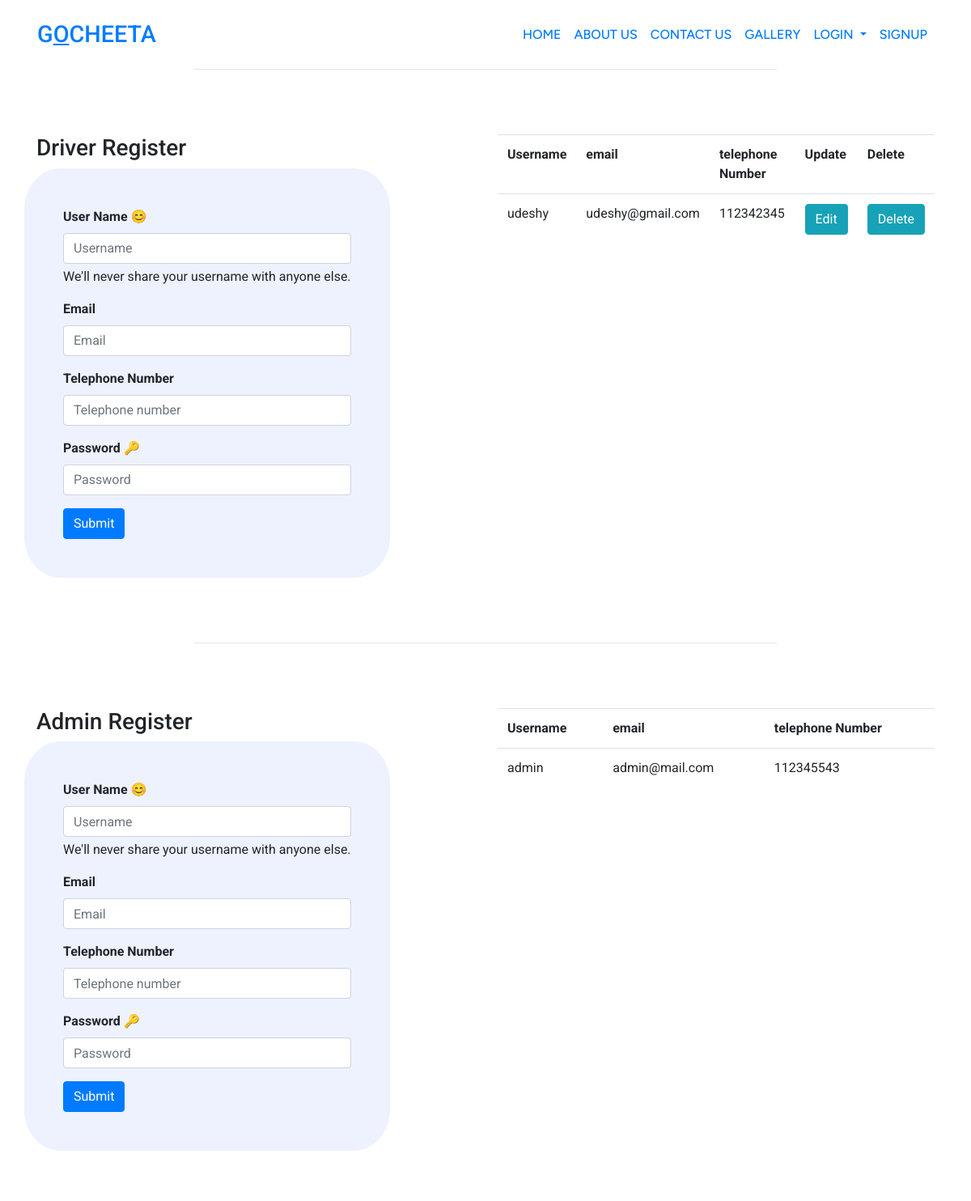
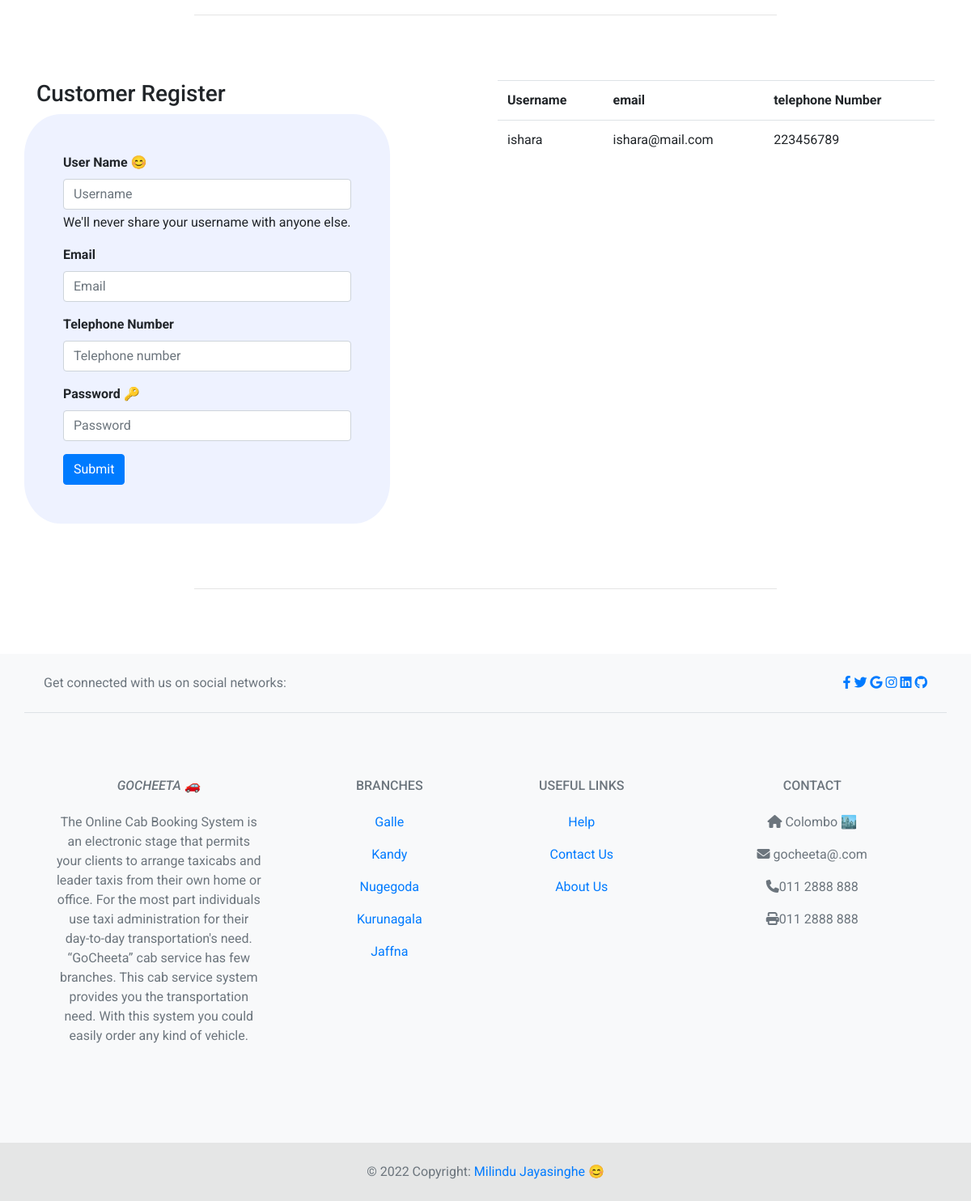
The page /view/adminPage.php on the database its author committed (2 pictures, top to bottom).
### tables this page shows
CREATE TABLE `driver` (
  `driver_id` int(5) UNSIGNED ZEROFILL NOT NULL,
  `username` varchar(50) NOT NULL,
  `email` varchar(50) NOT NULL,
  `telephone_number` int(10) NOT NULL,
  `password` varchar(100) NOT NULL
);

CREATE TABLE `customers` (
  `customer_id` int(5) UNSIGNED ZEROFILL NOT NULL,
  `username` varchar(50) NOT NULL,
  `email` varchar(50) NOT NULL,
  `telephone_number` int(10) NOT NULL,
  `password` varchar(100) NOT NULL
);

### model/driverModel.php (called while the page is built, shortened)
<?php
class Driver
{
    private $conn;
    public function __construct($conn)
    {
        $this->conn = $conn;
    }
    protected function getAllDrivers()
    {
        $sql = "SELECT * FROM driver;";
        $result = $this->conn->query($sql);
        return $result;
    }
    public function readAllDrivers()
    {
        $result = $this->getAllDrivers();
        return $result;
    }
}

### view/adminPage.php (the view, shortened to what this page needs)
<?php include('navbar.php');
include '../model/driverModel.php';
$driver_object = new Driver($conn);
$getDrivers = $driver_object->readAllDrivers();
require_once("../config/Database.php");
?>
<hr>
<section class="driverregister container ">
    <div class="row">
        <div class="col-6">
            <h3>Driver Register</h3>
            <div class="row">
                <form style="background-color:#EEF2FF;border-radius:10%;" action="../controller/driverController.php?type=addNewDriver" method="post" class="p-5">
                    <div class="mb-3">
                        <label for="username" class="form-label"><b>User Name 😊</b></label>
                        <input type="text" class="form-control" name="driverName" aria-describedby="username" placeholder="Username" required>
                        <div id="username" class="form-text">We'll never share your username with anyone else.</div>
                    </div>
                    <div class="mb-3">
                        <label for="email" class="form-label"><b>Email</b></label>
                        <input type="email" class="form-control" name="driverEmail" aria-describedby="email" placeholder="Email" required>
                    </div>
                    <div class="mb-3">
                        <label for="telephone" class="form-label"><b>Telephone Number</b></label>
                        <input type="text" class="form-control" name="driverTelephone" aria-describedby="telephone" placeholder="Telephone number" required>
                    </div>
                    <div class="mb-3">
                        <label for="password" class="form-label"><b>Password 🔑</b></label>
                        <input type="password" class="form-control" name="driverPassword" required placeholder="Password">
                    </div>
                    <button type="submit" class="btn btn-primary">Submit</button>
                </form>
            </div>
        </div>
        <div class="col-6">
            <table class="table">
                <tr>
                    <th>Username</th>
                    <th>email</th>
                    <th>telephone Number</th>
                    <th>Update</th>
                    <th>Delete</th>
                </tr>
                <?php
                while ($row = $getDrivers->fetch_assoc()) { ?>
                    <tr>
                        <td><?php echo $row['username']; ?></td>
                        <td><?php echo $row['email']; ?></td>
                        <td><?php echo $row['telephone_number']; ?></td>
                        <td><a href="edit_driver.php?driverId=<?php echo base64_encode($row["driver_id"]); ?>" class="btn btn-info">Edit</a> &nbsp;</td>
                        <td><a href="../controller/driverController.php?type=deleteDriver&driverId=<?php echo base64_encode($row["driver_id"]); ?>" class="btn btn-info">Delete</a> &nbsp;</td>
                    </tr>
                <?php } ?>
            </table>
        </div>
    </div>
</section>
<hr>
<section class="adminregister container ">
    <div class="row">
        <div class="col-6">
            <h3>Admin Register</h3>
            <div class="row">
                <form style="background-color:#EEF2FF;border-radius:10%;" action="../controller/adminController.php?type=addNewAdmin" method="post" class="p-5">
                    <div class="mb-3">
                        <label for="username" class="form-label"><b>User Name 😊</b></label>
                        <input type="text" class="form-control" name="adminName" aria-describedby="username" placeholder="Username" required>
                        <div id="username" class="form-text">We'll never share your username with anyone else.</div>
                    </div>
                    <div class="mb-3">
                        <label for="email" class="form-label"><b>Email</b></label>
                        <input type="email" class="form-control" name="adminEmail" aria-describedby="email" placeholder="Email" required>
                    </div>
                    <div class="mb-3">
                        <label for="telephone" class="form-label"><b>Telephone Number</b></label>
                        <input type="text" class="form-control" name="adminTelephone" aria-describedby="telephone" placeholder="Telephone number" required>
                    </div>
                    <div class="mb-3">
                        <label for="password" class="form-label"><b>Password 🔑</b></label>
                        <input type="password" class="form-control" name="adminPassword" required placeholder="Password">
                    </div>
                    <button type="submit" class="btn btn-primary">Submit</button>
                </form>
            </div>
        </div>
        <div class="col-6">
            <table class="table">
                <tr>
                    <th>Username</th>
                    <th>email</th>
                    <th>telephone Number</th>
                </tr>
                <?php
                $sql = "SELECT * FROM admin;";
                $result = $conn->query($sql);
                if ($result->num_rows > 0) {
                    while ($row = $result->fetch_assoc()) {
                        echo "<tr><td>" . $row["username"]  . "</td><td>" . $row["email"] . "</td><td>" . $row["telephone_number"] . "</td><tr>";
                    }
                } else {
                    echo "no result";
                }
                ?>
            </table>
        </div>
    </div>
</section>
<hr>
<section class="customerregister container ">
    <div class="row">
        <div class="col-6">
            <h3>Customer Register</h3>
            <div class="row">
                <form style="background-color:#EEF2FF;border-radius:10%;" action="../controller/customerController.php?type=addNewCustomer" method="post" class="p-5">
                    <div class="mb-3">
                        <label for="username" class="form-label"><b>User Name 😊</b></label>
                        <input type="text" class="form-control" name="username" aria-describedby="username" placeholder="Username" required>
                        <div id="username" class="form-text">We'll never share your username with anyone else.</div>
                    </div>
                    <div class="mb-3">
                        <label for="email" class="form-label"><b>Email</b></label>
                        <input type="email" class="form-control" name="email" aria-describedby="email" placeholder="Email" required>
                    </div>
                    <div class="mb-3">
                        <label for="telephone" class="form-label"><b>Telephone Number</b></label>
                        <input type="text" class="form-control" name="telephone" aria-describedby="telephone" placeholder="Telephone number" required>
                    </div>
                    <div class="mb-3">
                        <label for="password" class="form-label"><b>Password 🔑</b></label>
                        <input type="password" class="form-control" name="password" required placeholder="Password">
                    </div>
                    <button type="submit" class="btn btn-primary">Submit</button>
                </form>
            </div>
        </div>
        <div class="col-6">
            <table class="table">
                <tr>
                    <th>Username</th>
                    <th>email</th>
                    <th>telephone Number</th>
                </tr>
                <?php
                $sql = "SELECT * FROM customers;";
                $result = $conn->query($sql);
                if ($result->num_rows > 0) {
                    while ($row = $result->fetch_assoc()) {
                        echo "<tr><td>" . $row["username"]  . "</td><td>" . $row["email"] . "</td><td>" . $row["telephone_number"] . "</td><tr>";
                    }
                } else {
                    echo "no result";
                }
                ?>
            </table>
        </div>
    </div>
</section>
<hr>
<?php include('footer.php') ?>

### view/navbar.php (shortened to what this page needs)
<!DOCTYPE html>
<html lang="en">
<head>
    <link rel="stylesheet" href="https://stackpath.bootstrapcdn.com/bootstrap/4.1.3/css/bootstrap.min.css">
    <link rel="stylesheet" href="https://cdnjs.cloudflare.com/ajax/libs/font-awesome/6.1.1/css/all.min.css">
    <link rel="stylesheet" href="https://unpkg.com/leaflet@1.7.1/dist/leaflet.css" />
    <link rel="stylesheet" href="../css/style.css">
</head>
<body>
    <nav id="mainNavbar" class="navbar navbar-expand-md py-3 container">
        <a href="#" class="navbar-brand">G<span class="">O</span>CHEETA</a>
        <div class="collapse navbar-collapse" id="navLinks">
            <ul class="navbar-nav ml-auto">
                <li class="nav-item">
                    <a href="home.php" class="nav-link">HOME</a>
                </li>
                <li class="nav-item">
                    <a href="aboutUs.php" class="nav-link">ABOUT US</a>
                </li>
                <li class="nav-item">
                    <a href="contactUs.php" class="nav-link">CONTACT US</a>
                </li>
                <li class="nav-item">
                    <a href="Gallery.php" class="nav-link">GALLERY</a>
                </li>
                <li class="nav-item dropdown">
                    <a class="nav-link dropdown-toggle" href="#" id="navbarDropdown" role="button" data-toggle="dropdown" aria-haspopup="true" aria-expanded="false">
                        LOGIN
                    </a>
                </li>
                <li class="nav-item">
                    <a href="Signup.php" class="nav-link">SIGNUP</a>
                </li>
            </ul>
        </div>
    </nav>

### view/footer.php (shortened to what this page needs)
<footer class="text-center text-lg-start bg-light text-muted">
    <section class="d-flex justify-content-center justify-content-lg-between p-4 border-bottom container">
        <div class="me-5 d-none d-lg-block">
            <span>Get connected with us on social networks:</span>
        </div>
        <div>
            <a href="" class="me-4 text-reset">
                <i class="fab fa-facebook-f"></i>
            </a>
            <a href="" class="me-4 text-reset">
                <i class="fab fa-twitter"></i>
            </a>
            <a href="" class="me-4 text-reset">
                <i class="fab fa-google"></i>
            </a>
            <a href="" class="me-4 text-reset">
                <i class="fab fa-instagram"></i>
            </a>
            <a href="" class="me-4 text-reset">
                <i class="fab fa-linkedin"></i>
            </a>
            <a href="" class="me-4 text-reset">
                <i class="fab fa-github"></i>
            </a>
        </div>
    </section>
    <section class="">
        <div class="container text-center text-md-start mt-5">
            <div class="row mt-3">
                <div class="col-md-3 col-lg-4 col-xl-3 mx-auto mb-4">
                    <h6 class="text-uppercase fw-bold mb-4">
                        <i class="me-3">GOCHEETA 🚗</i>
                    </h6>
                    <p>
                        The Online Cab Booking System is an electronic stage that permits your clients to arrange taxicabs and leader taxis from their own home or office.
                        For the most part individuals use taxi administration for their day-to-day transportation's need. “GoCheeta” cab service has few branches.
                        This cab service system provides you the transportation need. With this system you could easily order any kind of vehicle.
                    </p>
                </div>
                <div class="col-md-2 col-lg-2 col-xl-2 mx-auto mb-4">
                    <h6 class="text-uppercase fw-bold mb-4">
                        Branches
                    </h6>
                    <p>
                        <a href="#!" class="text-reset">Galle</a>
                    </p>
                    <p>
                        <a href="#!" class="text-reset">Kandy</a>
                    </p>
                    <p>
                        <a href="#!" class="text-reset">Nugegoda</a>
                    </p>
                    <p>
                        <a href="#!" class="text-reset">Kurunagala</a>
                    </p>
                    <p>
                        <a href="#!" class="text-reset">Jaffna</a>
                    </p>
                </div>
                <div class="col-md-3 col-lg-2 col-xl-2 mx-auto mb-4">
                    <h6 class="text-uppercase fw-bold mb-4">
                        Useful links
                    </h6>
                    <p>
                        <a href="#!" class="text-reset">Help</a>
                    </p>
                    <p>
                        <a href="#!" class="text-reset">Contact Us</a>
                    </p>
                    <p>
                        <a href="#!" class="text-reset">About Us</a>
                    </p>
                </div>
                <div class="col-md-4 col-lg-3 col-xl-3 mx-auto mb-md-0 mb-4">
                    <h6 class="text-uppercase fw-bold mb-4">Contact</h6>
                    <p><i class="fas fa-home me-3"></i> Colombo 🏙️</p>
                    <p>
                        <i class="fas fa-envelope me-3"></i>
                        gocheeta@.com
                    </p>
                    <p><i class="fas fa-phone me-3"></i>011 2888 888</p>
                    <p><i class="fas fa-print me-3"></i>011 2888 888</p>
                </div>
            </div>
        </div>
    </section>
    <div class="text-center p-4" style="background-color: rgba(0, 0, 0, 0.08);">
        © 2022 Copyright:
        <a class="text-reset fw-bold" href="#">Milindu Jayasinghe 😊</a>
    </div>
</footer>
</body>
</html>

### css/style.css (style rules this page uses)
* { margin: 0; padding: 0; box-sizing: border-box; }
body { font-family: 'Roboto', sans-serif; }
.navbar-brand { font-weight: 500; font-size: 1.8rem; }
.navbar-brand span { text-decoration: underline; }
nav ul li a { font-weight: 500; font-family: 'Figtree', sans-serif; cursor: pointer; }
hr { margin: 0 20%; }
section { margin: 5rem 0; }

### rows shown on the page
driver: username "udeshy", email "udeshy@gmail.com", telephone_number "112342345"
customers: username "ishara", email "ishara@mail.com", telephone_number "223456789"

### other values the page prints
$row["username"] "admin"
$row["email"] "admin@mail.com"
$row["telephone_number"] "112345543"
